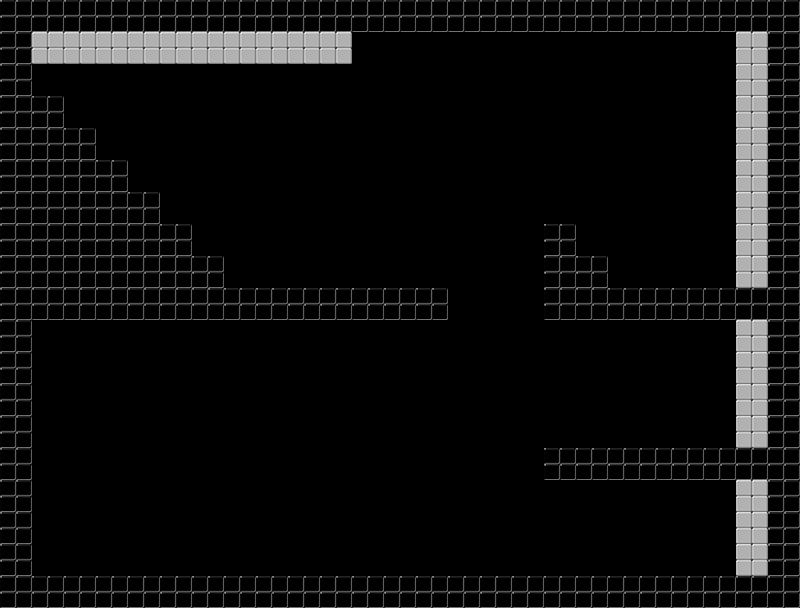

Below is a game level as drawn by its tile map, then a one-line description and the .tmx file that defines it, in full:
An orthogonal 25x19 tile map with 32x32 px tiles, 2 tile layers (BloquesNegros, BloquesBlancos).

<map version="1.0" orientation="orthogonal" renderorder="left-up" width="25" height="19" tilewidth="32" tileheight="32" nextobjectid="1">
 <tileset firstgid="1" source="tilesetP.tsx" />
 <layer name="BloquesNegros" width="25" height="19">
  <data encoding="csv">
1,1,1,1,1,1,1,1,1,1,1,1,1,1,1,1,1,1,1,1,1,1,1,1,1,
1,0,0,0,0,0,0,0,0,0,0,0,0,0,0,0,0,0,0,0,0,0,0,0,1,
1,0,0,0,0,0,0,0,0,0,0,0,0,0,0,0,0,0,0,0,0,0,0,0,1,
1,1,0,0,0,0,0,0,0,0,0,0,0,0,0,0,0,0,0,0,0,0,0,0,1,
1,1,1,0,0,0,0,0,0,0,0,0,0,0,0,0,0,0,0,0,0,0,0,0,1,
1,1,1,1,0,0,0,0,0,0,0,0,0,0,0,0,0,0,0,0,0,0,0,0,1,
1,1,1,1,1,0,0,0,0,0,0,0,0,0,0,0,0,0,0,0,0,0,0,0,1,
1,1,1,1,1,1,0,0,0,0,0,0,0,0,0,0,0,1,0,0,0,0,0,0,1,
1,1,1,1,1,1,1,0,0,0,0,0,0,0,0,0,0,1,1,0,0,0,0,0,1,
1,1,1,1,1,1,1,1,1,1,1,1,1,1,0,0,0,1,1,1,1,1,1,1,1,
1,0,0,0,0,0,0,0,0,0,0,0,0,0,0,0,0,0,0,0,0,0,0,0,1,
1,0,0,0,0,0,0,0,0,0,0,0,0,0,0,0,0,0,0,0,0,0,0,0,1,
1,0,0,0,0,0,0,0,0,0,0,0,0,0,0,0,0,0,0,0,0,0,0,0,1,
1,0,0,0,0,0,0,0,0,0,0,0,0,0,0,0,0,0,0,0,0,0,0,0,1,
1,0,0,0,0,0,0,0,0,0,0,0,0,0,0,0,0,1,1,1,1,1,1,1,1,
1,0,0,0,0,0,0,0,0,0,0,0,0,0,0,0,0,0,0,0,0,0,0,0,1,
1,0,0,0,0,0,0,0,0,0,0,0,0,0,0,0,0,0,0,0,0,0,0,0,1,
1,0,0,0,0,0,0,0,0,0,0,0,0,0,0,0,0,0,0,0,0,0,0,0,1,
1,1,1,1,1,1,1,1,1,1,1,1,1,1,1,1,1,1,1,1,1,1,1,1,1
</data>
 </layer>
 <layer name="BloquesBlancos" width="25" height="19">
  <data encoding="csv">
0,0,0,0,0,0,0,0,0,0,0,0,0,0,0,0,0,0,0,0,0,0,0,0,0,
0,3,3,3,3,3,3,3,3,3,3,0,0,0,0,0,0,0,0,0,0,0,0,3,0,
0,0,0,0,0,0,0,0,0,0,0,0,0,0,0,0,0,0,0,0,0,0,0,3,0,
0,0,0,0,0,0,0,0,0,0,0,0,0,0,0,0,0,0,0,0,0,0,0,3,0,
0,0,0,0,0,0,0,0,0,0,0,0,0,0,0,0,0,0,0,0,0,0,0,3,0,
0,0,0,0,0,0,0,0,0,0,0,0,0,0,0,0,0,0,0,0,0,0,0,3,0,
0,0,0,0,0,0,0,0,0,0,0,0,0,0,0,0,0,0,0,0,0,0,0,3,0,
0,0,0,0,0,0,0,0,0,0,0,0,0,0,0,0,0,0,0,0,0,0,0,3,0,
0,0,0,0,0,0,0,0,0,0,0,0,0,0,0,0,0,0,0,0,0,0,0,3,0,
0,0,0,0,0,0,0,0,0,0,0,0,0,0,0,0,0,0,0,0,0,0,0,0,0,
0,0,0,0,0,0,0,0,0,0,0,0,0,0,0,0,0,0,0,0,0,0,0,3,0,
0,0,0,0,0,0,0,0,0,0,0,0,0,0,0,0,0,0,0,0,0,0,0,3,0,
0,0,0,0,0,0,0,0,0,0,0,0,0,0,0,0,0,0,0,0,0,0,0,3,0,
0,0,0,0,0,0,0,0,0,0,0,0,0,0,0,0,0,0,0,0,0,0,0,3,0,
0,0,0,0,0,0,0,0,0,0,0,0,0,0,0,0,0,0,0,0,0,0,0,0,0,
0,0,0,0,0,0,0,0,0,0,0,0,0,0,0,0,0,0,0,0,0,0,0,3,0,
0,0,0,0,0,0,0,0,0,0,0,0,0,0,0,0,0,0,0,0,0,0,0,3,0,
0,0,0,0,0,0,0,0,0,0,0,0,0,0,0,0,0,0,0,0,0,0,0,3,0,
0,0,0,0,0,0,0,0,0,0,0,0,0,0,0,0,0,0,0,0,0,0,0,0,0
</data>
 </layer>
</map>